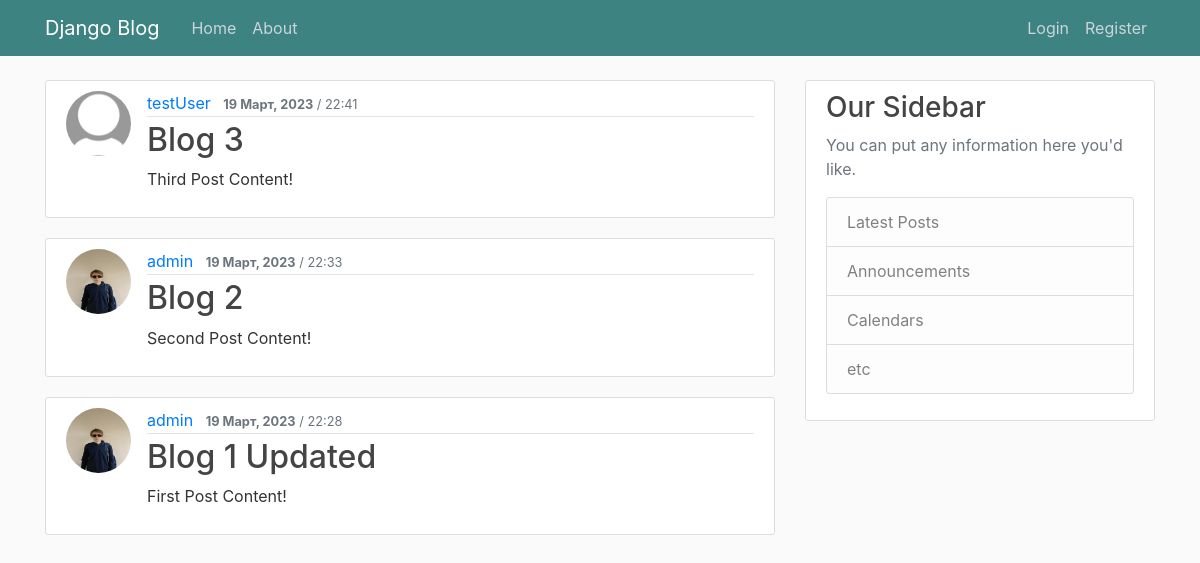
The app's page /, older data.
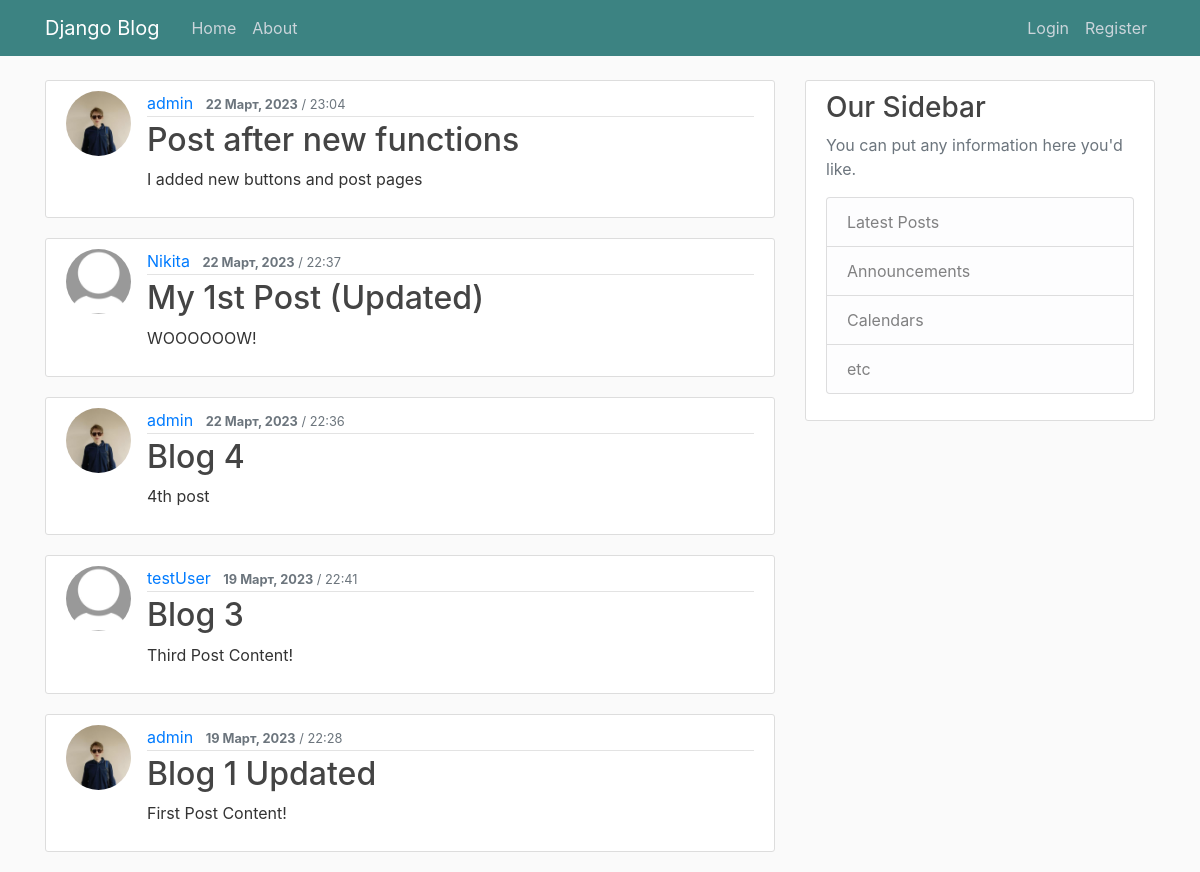
The same page, newer data.
### blog/models.py (models this page shows, shortened)
class Post(models.Model):
    title = models.CharField(max_length=100)
    content = models.TextField()
    date_posted = models.DateTimeField(default=timezone.now)
    author = models.ForeignKey(User, on_delete=models.CASCADE)

### users/models.py (models this page shows, shortened)
class Profile(models.Model):
    user = models.OneToOneField(User, on_delete=models.CASCADE)
    image = models.ImageField(default='default-profile.jpg', upload_to='profile_pics')

### blog/views.py (the view)
# urls.py: path('', PostListView.as_view(), name='blog-home'),
class PostListView(ListView):
    model = Post
    template_name = 'blog/home.html'
    context_object_name = "posts"
    ordering = ['-date_posted']
    paginate_by = 5

### blog/templates/blog/home.html
{% extends "blog/base.html"%}
{% block content %}
	{% for post in posts %}
		<article class="media content-section">
			<img class="rounded-circle article-img"
				src="{{ post.author.profile.image.url }}">
			<div class="media-body">
				<div class="article-metadata">
					<a class="mr-2" href="#">{{ post.author }}</a>
					<small class="text-muted"><b>{{ post.date_posted|date:"j F, Y" }}</b> / {{ post.date_posted|time:"H:i"}}</small>
				</div>
				<h2><a class="article-title" href="{% url 'post-detail' post.id %}">{{ post.title }}</a></h2>
				<p class="article-content">{{ post.content }}</p>
			</div>
		</article>
	{% endfor %}
{% endblock content %}

### blog/templates/blog/base.html (shortened to what this page needs)
{% load static %}
<!DOCTYPE html>
<html lang="ru">
<head>
  <link rel="stylesheet" href="https://cdn.jsdelivr.net/npm/bootstrap@4.0.0/dist/css/bootstrap.min.css">
  <link rel="stylesheet" type="text/css" href="{% static 'blog/main.css' %}">
</head>
<body>
  <header class="site-header">
    <nav class="navbar navbar-expand-md navbar-dark bg-steel fixed-top">
      <div class="container">
        <a class="navbar-brand mr-4" href="{% url 'blog-home' %}">Django Blog</a>
        <div class="collapse navbar-collapse" id="navbarToggle">
          <div class="navbar-nav mr-auto">
            <a class="nav-item nav-link" href="{% url 'blog-home' %}">Home</a>
            <a class="nav-item nav-link" href="{% url 'blog-about' %}">About</a>
          </div>
          <div class="navbar-nav">
            {% if user.is_authenticated %}
            <a class="nav-item nav-link" href="{% url 'post-create' %}"><b>New Post</b></a>
            <a class="nav-item nav-link" href="{% url 'profile' %}"><b>{{ user.username }}</b></a>
            <a class="nav-item nav-link" href="{% url 'logout' %}">Logout</a>
            {% else %}
            <a class="nav-item nav-link" href="{% url 'login' %}">Login</a>
            <a class="nav-item nav-link" href="{% url 'register' %}">Register</a>
            {% endif %}
          </div>
        </div>
      </div>
    </nav>
  </header>
  <main role="main" class="container">
    <div class="row">
      <div class="col-md-8">
        {% block content %}{% endblock %}
      </div>
      <div class="col-md-4">
        <div class="content-section">
          <h3>Our Sidebar</h3>
          <p class='text-muted'>You can put any information here you'd like.
            <ul class="list-group">
              <li class="list-group-item list-group-item-light">Latest Posts</li>
              <li class="list-group-item list-group-item-light">Announcements</li>
              <li class="list-group-item list-group-item-light">Calendars</li>
              <li class="list-group-item list-group-item-light">etc</li>
            </ul>
          </p>
        </div>
      </div>
    </div>
  </main>
</body>
</html>

### blog/static/blog/main.css (style rules this page uses)
body { background: #fafafa; color: #333333; margin-top: 5rem; }
h1, h2, h3, h4, h5, h6 { color: #444444; }
ul { margin: 0; }
.bg-steel { background-color: #3c8382; }
.site-header .navbar-nav .nav-link { color: #cbd5db; }
.content-section { background: #ffffff; padding: 10px 20px; border: 1px solid #dddddd; border-radius: 3px; margin-bottom: 20px; }
.article-title { color: #444444; }
.article-content { white-space: pre-line; }
.article-img { height: 65px; width: 65px; margin-right: 16px; }
.article-metadata { padding-bottom: 1px; margin-bottom: 4px; border-bottom: 1px solid #e3e3e3; }

Row changes from the older to the newer data that the page shows:
removed Post: author.profile.image (picture), author "admin", date_posted "19 Март, 2023", date_posted "22:33", title "Blog 2", content "Second Post Content!"
added Post: author.profile.image (picture), author "admin", date_posted "22 Март, 2023", date_posted "23:04", title "Post after new functions", content "I added new buttons and post pages"
added Post: author.profile.image (placeholder picture), author "Nikita", date_posted "22 Март, 2023", date_posted "22:37", title "My 1st Post (Updated)", content "WOOOOOOW!"
added Post: author.profile.image (picture), author "admin", date_posted "22 Март, 2023", date_posted "22:36", title "Blog 4", content "4th post"
changed through a linked row, Post "Blog 1 Updated": author.profile.image: a different picture
